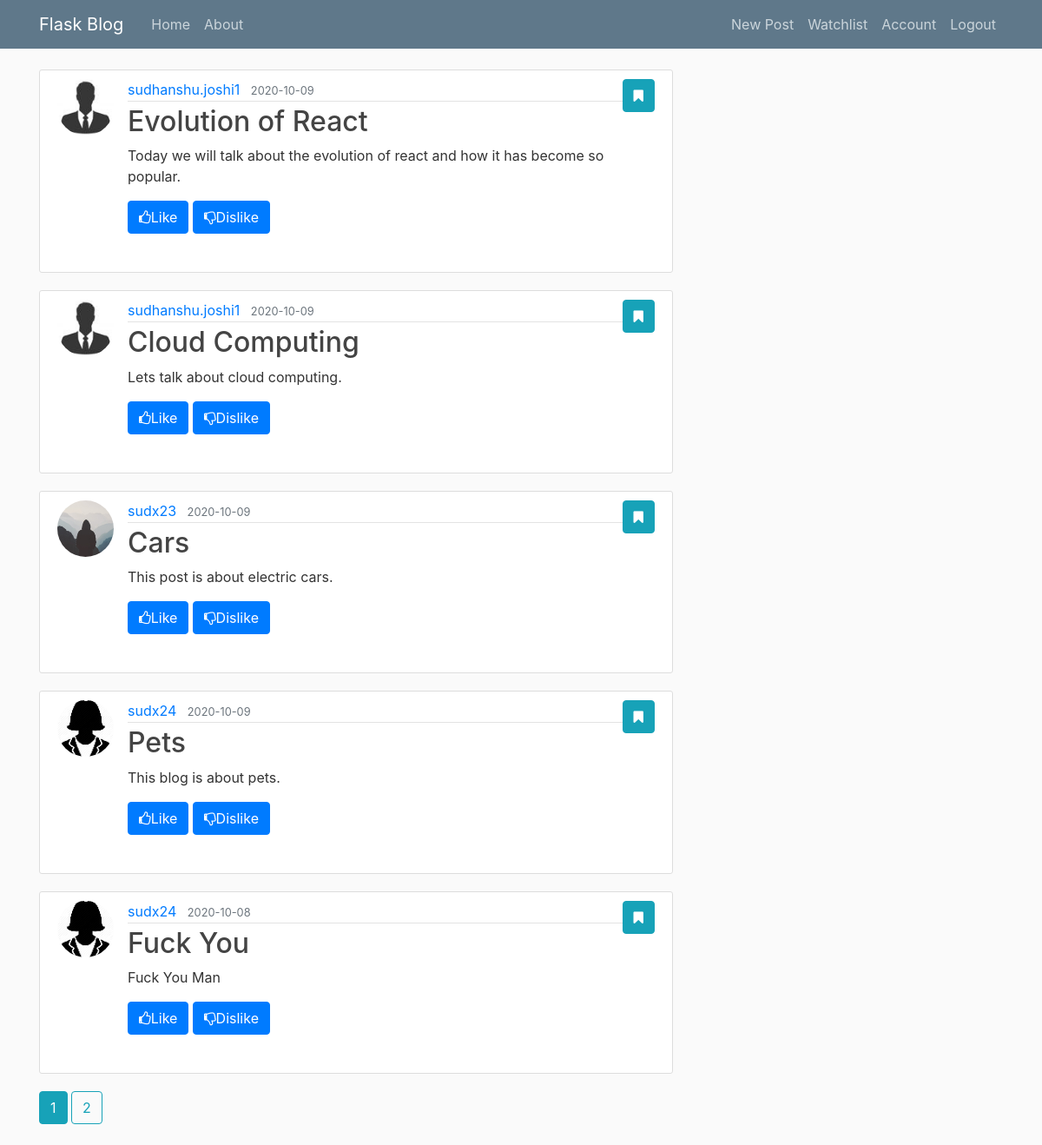
Screenshot of /home (signed in) with the database file from the repository.
### flaskblog/models.py (models this page shows, shortened)
class Post(db.Model):
    id = db.Column(db.Integer, primary_key=True)
    title = db.Column(db.String(100), nullable=False)
    date_posted = db.Column(db.DateTime, nullable=False,
                            default=datetime.utcnow)
    content = db.Column(db.Text, nullable=False)
    user_id = db.Column(db.Integer, db.ForeignKey('user.id'), nullable=False)
    like_count = db.Column(db.Integer)
    dislike_count = db.Column(db.Integer)

class User(db.Model, UserMixin):
    id = db.Column(db.Integer, primary_key=True)
    username = db.Column(db.String(20), unique=True, nullable=False)
    email = db.Column(db.String(120), unique=True, nullable=False)
    image_file = db.Column(db.String(20), nullable=False,
                           default='default.jpg')
    password = db.Column(db.String(60), nullable=False)
    posts = db.relationship('Post', backref='author', lazy=True)

### flaskblog/main/routes.py (the view)
@main.route("/")
@main.route("/home")
def home():
    page = request.args.get('page', 1, type=int)
    posts = Post.query.order_by(Post.date_posted.desc()).paginate(page=page, per_page=5)
    return render_template('home.html', posts=posts)

### flaskblog/models.py (called while the page is built)
@login_manager.user_loader
def load_user(user_id):
    return User.query.get(int(user_id))

### flaskblog/templates/Home.html
{% extends "layout.html" %} {% block content %} {% if
current_user.is_authenticated %} {% for post in posts.items %}
<article class="media content-section">
  <img
    class="rounded-circle article-img"
    src="{{ url_for('static', filename='profile_pics/' + post.author.image_file) }}"
  />
  <div class="media-body">
    <div class="article-metadata">
      <a
        class="mr-2"
        href="{{ url_for('users.user_posts', username=post.author.username) }}"
        >{{ post.author.username }}</a
      >
      <small class="text-muted"
        >{{ post.date_posted.strftime('%Y-%m-%d') }}</small
      >
    </div>
    <h2>
      <a
        class="article-title"
        href="{{ url_for('posts.post', post_id=post.id) }}"
        >{{ post.title }}</a
      >
    </h2>
    <p class="article-content">{{ post.content }}</p>
    <div>
      <button type="button" class="btn btn-primary" href="#"><i class="fa fa-thumbs-o-up"></i>Like</button>
      <button type="button" class="btn btn-primary"><i class="fa fa-thumbs-o-down"></i>Dislike</button>
      <br /><br />
    </div>
  </div>
      <div>
        <a class="btn btn-info mb-4" href="{{ url_for('users.add_to_watchlist', post_id=post.id) }}"
  >
        <i class="fa fa-bookmark"></i></a>
        </div>
        <br/><br/>
</article>
{% endfor %} {% for page_num in posts.iter_pages(left_edge=1, right_edge=1,
left_current=1, right_current=2) %} {% if page_num %} {% if posts.page ==
page_num %}
<a class="btn btn-info mb-4" href="{{ url_for('main.home', page=page_num) }}"
  >{{ page_num }}</a
>
{% else %}
<a
  class="btn btn-outline-info mb-4"
  href="{{ url_for('main.home', page=page_num) }}"
  >{{ page_num }}</a
>
{% endif %} {% else %} ... {% endif %} {% endfor %} {% else %}
<h1>Welcome to the Flask Blog.</h1>
<body>
  Please login or signup to see what other people are reading and talking about.
</body>
{% endif %} {% endblock content %}

### flaskblog/templates/layout.html (shortened to what this page needs)
<!DOCTYPE html>
<html>
<head>
    <link rel="stylesheet" href="https://maxcdn.bootstrapcdn.com/bootstrap/4.0.0/css/bootstrap.min.css">
    <link rel="stylesheet" type="text/css" href="{{ url_for('static', filename='main.css') }}">
    <link rel="stylesheet" href="https://maxcdn.bootstrapcdn.com/font-awesome/4.7.0/css/font-awesome.min.css">
</head>
<body>
    <header class="site-header">
      <nav class="navbar navbar-expand-md navbar-dark bg-steel fixed-top">
        <div class="container">
          <a class="navbar-brand mr-4" href="/">Flask Blog</a>
          <div class="collapse navbar-collapse" id="navbarToggle">
            <div class="navbar-nav mr-auto">
              <a class="nav-item nav-link" href="{{ url_for('main.home') }}">Home</a>
              <a class="nav-item nav-link" href="{{ url_for('main.about') }}">About</a>
            </div>
            <div class="navbar-nav">
              {% if current_user.is_authenticated %}
                <a class="nav-item nav-link" href="{{ url_for('posts.new_post') }}">New Post</a>
                <a class="nav-item nav-link" href="{{ url_for('users.watchlist', username=current_user.username) }}">Watchlist</a>
                <a class="nav-item nav-link" href="{{ url_for('users.account') }}">Account</a>
                <a class="nav-item nav-link" href="{{ url_for('users.logout') }}">Logout</a>
              {% else %}
                <a class="nav-item nav-link" href="{{ url_for('users.login') }}">Login</a>
                <a class="nav-item nav-link" href="{{ url_for('users.register') }}">Register</a>
              {% endif %}
            </div>
          </div>
        </div>
      </nav>
    </header>
    <main role="main" class="container">
      <div class="row">
        <div class="col-md-8">
          {% block content %}{% endblock %}
        </div>
      </div>
    </main>
</body>
</html>

### flaskblog/static/main.css (style rules this page uses)
body { background: #fafafa; color: #333333; margin-top: 5rem; }
h1, h2, h3, h4, h5, h6 { color: #444444; }
.bg-steel { background-color: #5f788a; }
.site-header .navbar-nav .nav-link { color: #cbd5db; }
.content-section { background: #ffffff; padding: 10px 20px; border: 1px solid #dddddd; border-radius: 3px; margin-bottom: 20px; }
.article-title { color: #444444; }
.article-content { white-space: pre-line; }
.article-img { height: 65px; width: 65px; margin-right: 16px; }
.article-metadata { padding-bottom: 1px; margin-bottom: 4px; border-bottom: 1px solid #e3e3e3; }
.btn { margin-bottom: 10px; }

### rows the page displays
Post: image_file (picture), author.username "sudhanshu.joshi1", date_posted "2020-10-09", title "Evolution of React", content "Today we will talk about the evolution of react and how it has become so popular."
Post: image_file (picture), author.username "sudhanshu.joshi1", date_posted "2020-10-09", title "Cloud Computing", content "Lets talk about cloud computing."
Post: image_file (placeholder picture), author.username "sudx23", date_posted "2020-10-09", title "Cars", content "This post is about electric cars."
Post: image_file (picture), author.username "sudx24", date_posted "2020-10-09", title "Pets", content "This blog is about pets."
Post: image_file (picture), author.username "sudx24", date_posted "2020-10-08", title "Fuck You", content "Fuck You Man"

### other values shown
{{ page_num }} "1"
{{ page_num }} "2"
